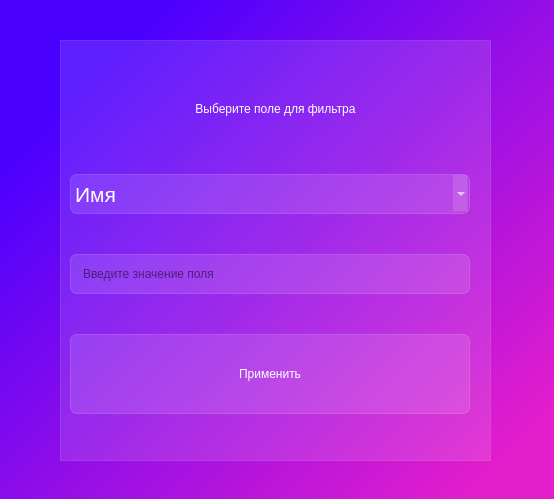
<?xml version="1.0" encoding="UTF-8"?>
<ui version="4.0">
 <class>Dialog</class>
 <widget class="QDialog" name="Dialog">
  <property name="geometry">
   <rect>
    <x>0</x>
    <y>0</y>
    <width>554</width>
    <height>499</height>
   </rect>
  </property>
  <property name="minimumSize">
   <size>
    <width>554</width>
    <height>499</height>
   </size>
  </property>
  <property name="maximumSize">
   <size>
    <width>554</width>
    <height>499</height>
   </size>
  </property>
  <property name="windowTitle">
   <string>Dialog</string>
  </property>
  <property name="styleSheet">
   <string notr="true">background-color:qlineargradient(spread:pad, x1:0.134423, y1:0.187, x2:0.935323, y2:0.909, stop:0 rgba(74, 0, 255, 255), stop:1 rgba(229, 30, 204, 255))</string>
  </property>
  <widget class="QFrame" name="frame">
   <property name="geometry">
    <rect>
     <x>60</x>
     <y>40</y>
     <width>431</width>
     <height>421</height>
    </rect>
   </property>
   <property name="styleSheet">
    <string notr="true">background-color:rgba(255, 255, 255, 30);</string>
   </property>
   <property name="frameShape">
    <enum>QFrame::StyledPanel</enum>
   </property>
   <property name="frameShadow">
    <enum>QFrame::Raised</enum>
   </property>
   <layout class="QVBoxLayout" name="verticalLayout">
    <item>
     <widget class="QLabel" name="label">
      <property name="enabled">
       <bool>true</bool>
      </property>
      <property name="maximumSize">
       <size>
        <width>440</width>
        <height>50</height>
       </size>
      </property>
      <property name="styleSheet">
       <string notr="true">color:white;
background-color: none;
font: 18pt &quot;Berlin Sans FB&quot;;</string>
      </property>
      <property name="text">
       <string>Выберите поле для фильтра</string>
      </property>
      <property name="alignment">
       <set>Qt::AlignCenter</set>
      </property>
     </widget>
    </item>
    <item>
     <widget class="QComboBox" name="comboBox">
      <property name="maximumSize">
       <size>
        <width>400</width>
        <height>40</height>
       </size>
      </property>
      <property name="styleSheet">
       <string notr="true">QComboBox{
color:white;
font-size:16pt;
background-color: rgba(255,255,255,30);
border:1px solid rgba(255,255,255,40);
border-radius: 7px;
}
QComboBox:item{
color:black;
}</string>
      </property>
      <property name="currentText">
       <string>Имя</string>
      </property>
      <property name="currentIndex">
       <number>0</number>
      </property>
      <item>
       <property name="text">
        <string>Имя</string>
       </property>
      </item>
      <item>
       <property name="text">
        <string>Фамилия</string>
       </property>
      </item>
      <item>
       <property name="text">
        <string>Страна</string>
       </property>
      </item>
      <item>
       <property name="text">
        <string>Город</string>
       </property>
      </item>
      <item>
       <property name="text">
        <string>Адрес</string>
       </property>
      </item>
      <item>
       <property name="text">
        <string>Дата рождения</string>
       </property>
      </item>
      <item>
       <property name="text">
        <string>Телефон</string>
       </property>
      </item>
     </widget>
    </item>
    <item>
     <widget class="QLineEdit" name="name">
      <property name="minimumSize">
       <size>
        <width>400</width>
        <height>40</height>
       </size>
      </property>
      <property name="maximumSize">
       <size>
        <width>400</width>
        <height>40</height>
       </size>
      </property>
      <property name="styleSheet">
       <string notr="true">font-size:12pt &quot;Berlin Sans FB&quot;;
padding-left: 10px;
background-color: rgba(255,255,255,30);
border:1px solid rgba(255,255,255,40);
border-radius: 7px;</string>
      </property>
      <property name="text">
       <string/>
      </property>
      <property name="alignment">
       <set>Qt::AlignLeading|Qt::AlignLeft|Qt::AlignVCenter</set>
      </property>
      <property name="placeholderText">
       <string>Введите значение поля</string>
      </property>
     </widget>
    </item>
    <item>
     <widget class="QPushButton" name="pushButton">
      <property name="maximumSize">
       <size>
        <width>400</width>
        <height>80</height>
       </size>
      </property>
      <property name="styleSheet">
       <string notr="true">QPushButton{
color:white;
background-color: rgba(255,255,255,30);
border:1px solid rgba(255,255,255,40);
border-radius: 7px;
width:400px;
height:90px;
font: 14pt &quot;Berlin Sans FB&quot;;
}

QPushButton:hover{
background-color:rgba(255,255,255,40);
}

QPushButton:pressed{
background-color:rgba(255,255,255,70);
}</string>
      </property>
      <property name="text">
       <string>Применить</string>
      </property>
     </widget>
    </item>
   </layout>
  </widget>
 </widget>
 <resources/>
 <connections/>
</ui>
